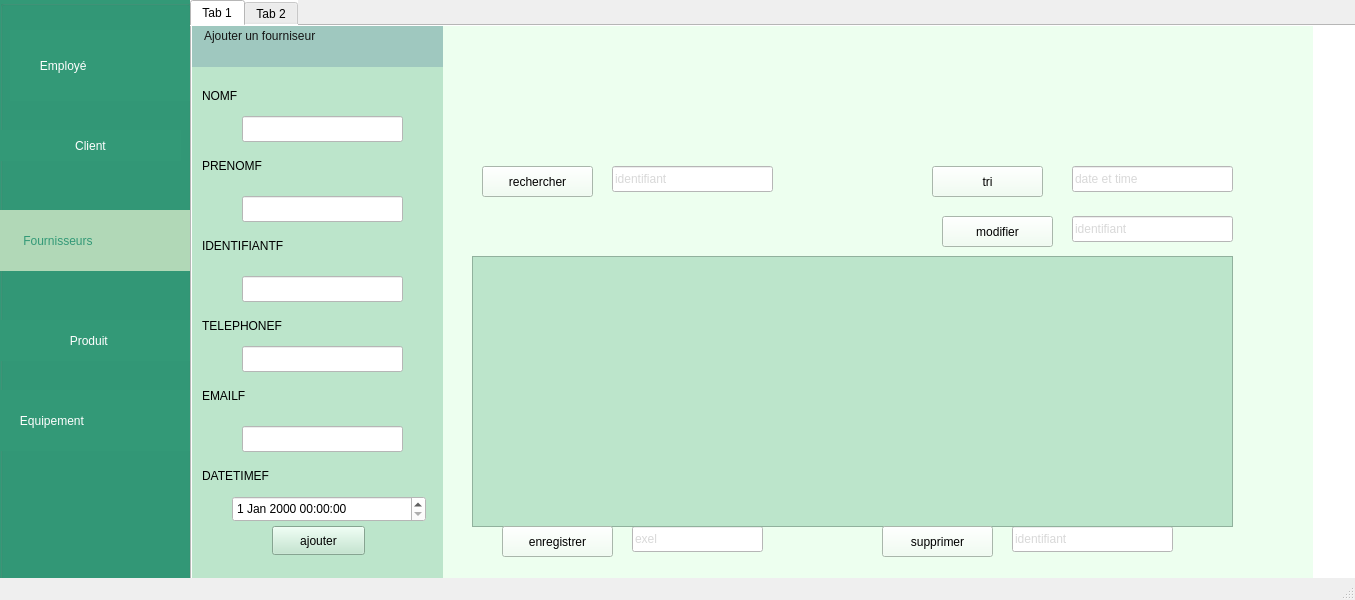
<?xml version="1.0" encoding="UTF-8"?>
<ui version="4.0">
 <class>MainWindow3</class>
 <widget class="QMainWindow" name="MainWindow3">
  <property name="geometry">
   <rect>
    <x>0</x>
    <y>0</y>
    <width>1355</width>
    <height>600</height>
   </rect>
  </property>
  <property name="windowTitle">
   <string>gestionFournisseur</string>
  </property>
  <widget class="QWidget" name="centralwidget">
   <widget class="QGroupBox" name="groupBox">
    <property name="geometry">
     <rect>
      <x>0</x>
      <y>0</y>
      <width>191</width>
      <height>601</height>
     </rect>
    </property>
    <property name="styleSheet">
     <string notr="true">background-color: rgb(51, 153, 119);</string>
    </property>
    <property name="title">
     <string/>
    </property>
    <widget class="QLabel" name="label_2">
     <property name="geometry">
      <rect>
       <x>10</x>
       <y>30</y>
       <width>201</width>
       <height>71</height>
      </rect>
     </property>
     <property name="styleSheet">
      <string notr="true">font: 14pt &quot;Baloo&quot;;
color: rgb(255, 255, 255);</string>
     </property>
     <property name="text">
      <string>         Employé</string>
     </property>
    </widget>
    <widget class="QLabel" name="label_8">
     <property name="geometry">
      <rect>
       <x>0</x>
       <y>210</y>
       <width>191</width>
       <height>61</height>
      </rect>
     </property>
     <property name="styleSheet">
      <string notr="true">font: 14pt &quot;Baloo&quot;;
background-color: rgb(177, 216, 183);
color: rgb(51, 153, 119);</string>
     </property>
     <property name="text">
      <string>       Fournisseurs</string>
     </property>
    </widget>
    <widget class="QLabel" name="label_4">
     <property name="geometry">
      <rect>
       <x>0</x>
       <y>390</y>
       <width>201</width>
       <height>61</height>
      </rect>
     </property>
     <property name="styleSheet">
      <string notr="true">font: 14pt &quot;Baloo&quot;;
color: rgb(255, 255, 255);</string>
     </property>
     <property name="text">
      <string>      Equipement</string>
     </property>
    </widget>
    <widget class="QPushButton" name="pushButtonB">
     <property name="geometry">
      <rect>
       <x>0</x>
       <y>130</y>
       <width>181</width>
       <height>31</height>
      </rect>
     </property>
     <property name="styleSheet">
      <string notr="true">QPushButton {
    visibility: hidden;
    border: none;
color:white;
font: 14pt &quot;Baloo&quot;;


}
QPushButton {
    display: none;
}</string>
     </property>
     <property name="text">
      <string>Client</string>
     </property>
    </widget>
    <widget class="QPushButton" name="pushButton_2">
     <property name="geometry">
      <rect>
       <x>-30</x>
       <y>320</y>
       <width>221</width>
       <height>41</height>
      </rect>
     </property>
     <property name="styleSheet">
      <string notr="true">QPushButton {
    visibility: hidden;
    border: none;
color:white;
font: 14pt &quot;Baloo&quot;;


}
QPushButton {
    display: none;
}</string>
     </property>
     <property name="text">
      <string>     Produit</string>
     </property>
    </widget>
   </widget>
   <widget class="QTabWidget" name="tabWidget">
    <property name="geometry">
     <rect>
      <x>190</x>
      <y>0</y>
      <width>1171</width>
      <height>651</height>
     </rect>
    </property>
    <property name="whatsThis">
     <string>&lt;html&gt;&lt;head/&gt;&lt;body&gt;&lt;p&gt;Fonctionalites&lt;/p&gt;&lt;/body&gt;&lt;/html&gt;</string>
    </property>
    <property name="styleSheet">
     <string notr="true">background-color: rgb(255, 255, 255);</string>
    </property>
    <property name="currentIndex">
     <number>0</number>
    </property>
    <widget class="QWidget" name="tab">
     <attribute name="title">
      <string>Tab 1</string>
     </attribute>
     <widget class="QWidget" name="widget_5" native="true">
      <property name="geometry">
       <rect>
        <x>0</x>
        <y>-10</y>
        <width>1121</width>
        <height>641</height>
       </rect>
      </property>
      <property name="styleSheet">
       <string notr="true">background-color: rgb(255, 255, 255);
background-color: rgb(237, 255, 239);</string>
      </property>
      <widget class="QWidget" name="widget_4" native="true">
       <property name="geometry">
        <rect>
         <x>0</x>
         <y>-10</y>
         <width>251</width>
         <height>611</height>
        </rect>
       </property>
       <property name="styleSheet">
        <string notr="true">background-color: rgb(177, 216, 183);
background-color: rgb(188, 229, 203);</string>
       </property>
       <widget class="QWidget" name="widget_6" native="true">
        <property name="geometry">
         <rect>
          <x>0</x>
          <y>0</y>
          <width>271</width>
          <height>61</height>
         </rect>
        </property>
        <property name="styleSheet">
         <string notr="true">background-color: rgb(159, 200, 191);
</string>
        </property>
        <widget class="QLabel" name="label_9">
         <property name="geometry">
          <rect>
           <x>12</x>
           <y>20</y>
           <width>191</width>
           <height>20</height>
          </rect>
         </property>
         <property name="styleSheet">
          <string notr="true">
font: 700 11pt &quot;Segoe UI&quot;;

color: rgb(26, 202, 167);
color: rgb(21, 21, 21);
</string>
         </property>
         <property name="text">
          <string>Ajouter un fourniseur</string>
         </property>
        </widget>
       </widget>
       <widget class="QLabel" name="label_10">
        <property name="geometry">
         <rect>
          <x>10</x>
          <y>460</y>
          <width>181</width>
          <height>20</height>
         </rect>
        </property>
        <property name="styleSheet">
         <string notr="true">font: 700 9pt &quot;Segoe UI&quot;;
font: 700 12pt &quot;Segoe UI&quot;;
</string>
        </property>
        <property name="text">
         <string>DATETIMEF</string>
        </property>
       </widget>
       <widget class="QLineEdit" name="lineEdit_nom">
        <property name="geometry">
         <rect>
          <x>50</x>
          <y>110</y>
          <width>161</width>
          <height>26</height>
         </rect>
        </property>
        <property name="styleSheet">
         <string notr="true">background-color: rgb(255, 255, 255);</string>
        </property>
       </widget>
       <widget class="QLabel" name="label_11">
        <property name="geometry">
         <rect>
          <x>10</x>
          <y>80</y>
          <width>181</width>
          <height>20</height>
         </rect>
        </property>
        <property name="styleSheet">
         <string notr="true">font: 700 9pt &quot;Segoe UI&quot;;
font: 700 12pt &quot;Segoe UI&quot;;
</string>
        </property>
        <property name="text">
         <string>NOMF</string>
        </property>
       </widget>
       <widget class="QLabel" name="label_13">
        <property name="geometry">
         <rect>
          <x>10</x>
          <y>380</y>
          <width>181</width>
          <height>20</height>
         </rect>
        </property>
        <property name="styleSheet">
         <string notr="true">font: 700 9pt &quot;Segoe UI&quot;;
font: 700 12pt &quot;Segoe UI&quot;;
</string>
        </property>
        <property name="text">
         <string>EMAILF</string>
        </property>
       </widget>
       <widget class="QLabel" name="label_14">
        <property name="geometry">
         <rect>
          <x>10</x>
          <y>310</y>
          <width>181</width>
          <height>20</height>
         </rect>
        </property>
        <property name="styleSheet">
         <string notr="true">font: 700 9pt &quot;Segoe UI&quot;;
font: 700 12pt &quot;Segoe UI&quot;;
</string>
        </property>
        <property name="text">
         <string>TELEPHONEF</string>
        </property>
       </widget>
       <widget class="QLabel" name="label_15">
        <property name="geometry">
         <rect>
          <x>10</x>
          <y>230</y>
          <width>181</width>
          <height>20</height>
         </rect>
        </property>
        <property name="styleSheet">
         <string notr="true">font: 700 9pt &quot;Segoe UI&quot;;
font: 700 12pt &quot;Segoe UI&quot;;
</string>
        </property>
        <property name="text">
         <string>IDENTIFIANTF</string>
        </property>
       </widget>
       <widget class="QLabel" name="label_16">
        <property name="geometry">
         <rect>
          <x>10</x>
          <y>150</y>
          <width>181</width>
          <height>20</height>
         </rect>
        </property>
        <property name="styleSheet">
         <string notr="true">font: 700 9pt &quot;Segoe UI&quot;;
font: 700 12pt &quot;Segoe UI&quot;;
</string>
        </property>
        <property name="text">
         <string>PRENOMF</string>
        </property>
       </widget>
       <widget class="QLineEdit" name="lineEdit_email">
        <property name="geometry">
         <rect>
          <x>50</x>
          <y>420</y>
          <width>161</width>
          <height>26</height>
         </rect>
        </property>
        <property name="styleSheet">
         <string notr="true">background-color: rgb(255, 255, 255);</string>
        </property>
       </widget>
       <widget class="QLineEdit" name="lineEdit_telephone">
        <property name="geometry">
         <rect>
          <x>50</x>
          <y>340</y>
          <width>161</width>
          <height>26</height>
         </rect>
        </property>
        <property name="styleSheet">
         <string notr="true">background-color: rgb(255, 255, 255);</string>
        </property>
       </widget>
       <widget class="QLineEdit" name="lineEdit_identifiant">
        <property name="geometry">
         <rect>
          <x>50</x>
          <y>270</y>
          <width>161</width>
          <height>26</height>
         </rect>
        </property>
        <property name="styleSheet">
         <string notr="true">background-color: rgb(255, 255, 255);</string>
        </property>
       </widget>
       <widget class="QLineEdit" name="lineEdit_prenom">
        <property name="geometry">
         <rect>
          <x>50</x>
          <y>190</y>
          <width>161</width>
          <height>26</height>
         </rect>
        </property>
        <property name="styleSheet">
         <string notr="true">background-color: rgb(255, 255, 255);</string>
        </property>
       </widget>
       <widget class="QDateTimeEdit" name="dateTimeEdit">
        <property name="geometry">
         <rect>
          <x>40</x>
          <y>490</y>
          <width>194</width>
          <height>26</height>
         </rect>
        </property>
        <property name="styleSheet">
         <string notr="true">background-color: rgb(255, 255, 255);</string>
        </property>
       </widget>
       <widget class="QPushButton" name="pushButton_ajouter">
        <property name="geometry">
         <rect>
          <x>80</x>
          <y>520</y>
          <width>93</width>
          <height>29</height>
         </rect>
        </property>
        <property name="text">
         <string>ajouter</string>
        </property>
       </widget>
      </widget>
      <widget class="QLineEdit" name="lineEdit_rechercher">
       <property name="geometry">
        <rect>
         <x>420</x>
         <y>150</y>
         <width>161</width>
         <height>26</height>
        </rect>
       </property>
       <property name="styleSheet">
        <string notr="true">background-color: rgb(255, 255, 255);
color: rgb(216, 216, 216);</string>
       </property>
       <property name="text">
        <string>identifiant</string>
       </property>
      </widget>
      <widget class="QLabel" name="label_19">
       <property name="geometry">
        <rect>
         <x>530</x>
         <y>540</y>
         <width>63</width>
         <height>41</height>
        </rect>
       </property>
       <property name="text">
        <string/>
       </property>
       <property name="pixmap">
        <pixmap>../../Downloads/interfacefourniseurvrai/Downloads/Screenshot_2024-10-05_225400-removebg-preview.png</pixmap>
       </property>
       <property name="scaledContents">
        <bool>true</bool>
       </property>
      </widget>
      <widget class="QLineEdit" name="lineEdit_supprimer">
       <property name="geometry">
        <rect>
         <x>820</x>
         <y>510</y>
         <width>161</width>
         <height>26</height>
        </rect>
       </property>
       <property name="styleSheet">
        <string notr="true">background-color: rgb(255, 255, 255);
color: rgb(216, 216, 216);</string>
       </property>
       <property name="text">
        <string>identifiant</string>
       </property>
      </widget>
      <widget class="QLabel" name="label_17">
       <property name="geometry">
        <rect>
         <x>280</x>
         <y>20</y>
         <width>771</width>
         <height>91</height>
        </rect>
       </property>
       <property name="text">
        <string/>
       </property>
       <property name="pixmap">
        <pixmap>../../Downloads/interfacefourniseurvrai/OneDrive - ESPRIT/Pictures/Screenshots/Screenshot 2024-10-06 205302.png</pixmap>
       </property>
       <property name="scaledContents">
        <bool>true</bool>
       </property>
      </widget>
      <widget class="QLineEdit" name="lineEdit_tri">
       <property name="geometry">
        <rect>
         <x>880</x>
         <y>150</y>
         <width>161</width>
         <height>26</height>
        </rect>
       </property>
       <property name="styleSheet">
        <string notr="true">background-color: rgb(255, 255, 255);
color: rgb(216, 216, 216);</string>
       </property>
       <property name="text">
        <string>date et time</string>
       </property>
      </widget>
      <widget class="QLineEdit" name="lineEdit_enregistrer">
       <property name="geometry">
        <rect>
         <x>440</x>
         <y>510</y>
         <width>131</width>
         <height>26</height>
        </rect>
       </property>
       <property name="styleSheet">
        <string notr="true">background-color: rgb(255, 255, 255);
color: rgb(216, 216, 216);</string>
       </property>
       <property name="text">
        <string>exel</string>
       </property>
      </widget>
      <widget class="QTableView" name="tableView">
       <property name="geometry">
        <rect>
         <x>280</x>
         <y>240</y>
         <width>761</width>
         <height>271</height>
        </rect>
       </property>
       <property name="styleSheet">
        <string notr="true">background-color: rgb(188,229,203);</string>
       </property>
      </widget>
      <widget class="QPushButton" name="pushButton_enregistrer">
       <property name="geometry">
        <rect>
         <x>310</x>
         <y>510</y>
         <width>111</width>
         <height>31</height>
        </rect>
       </property>
       <property name="styleSheet">
        <string notr="true">font: 700 12pt &quot;Segoe UI&quot;;
</string>
       </property>
       <property name="text">
        <string>enregistrer</string>
       </property>
      </widget>
      <widget class="QPushButton" name="pushButton_supprimer">
       <property name="geometry">
        <rect>
         <x>690</x>
         <y>510</y>
         <width>111</width>
         <height>31</height>
        </rect>
       </property>
       <property name="styleSheet">
        <string notr="true">font: 700 12pt &quot;Segoe UI&quot;;
</string>
       </property>
       <property name="text">
        <string>supprimer</string>
       </property>
      </widget>
      <widget class="QPushButton" name="pushButton_trier">
       <property name="geometry">
        <rect>
         <x>740</x>
         <y>150</y>
         <width>111</width>
         <height>31</height>
        </rect>
       </property>
       <property name="styleSheet">
        <string notr="true">font: 700 12pt &quot;Segoe UI&quot;;
</string>
       </property>
       <property name="text">
        <string>tri</string>
       </property>
      </widget>
      <widget class="QPushButton" name="pushButton_rechercher">
       <property name="geometry">
        <rect>
         <x>290</x>
         <y>150</y>
         <width>111</width>
         <height>31</height>
        </rect>
       </property>
       <property name="styleSheet">
        <string notr="true">font: 700 12pt &quot;Segoe UI&quot;;
</string>
       </property>
       <property name="text">
        <string>rechercher</string>
       </property>
      </widget>
      <widget class="QPushButton" name="pushButton_modifier">
       <property name="geometry">
        <rect>
         <x>750</x>
         <y>200</y>
         <width>111</width>
         <height>31</height>
        </rect>
       </property>
       <property name="styleSheet">
        <string notr="true">font: 700 12pt &quot;Segoe UI&quot;;
</string>
       </property>
       <property name="text">
        <string>modifier</string>
       </property>
      </widget>
      <widget class="QLineEdit" name="lineEdit_modifier">
       <property name="geometry">
        <rect>
         <x>880</x>
         <y>200</y>
         <width>161</width>
         <height>26</height>
        </rect>
       </property>
       <property name="styleSheet">
        <string notr="true">background-color: rgb(255, 255, 255);
color: rgb(216, 216, 216);</string>
       </property>
       <property name="text">
        <string>identifiant</string>
       </property>
      </widget>
     </widget>
    </widget>
    <widget class="QWidget" name="tab_2">
     <attribute name="title">
      <string>Tab 2</string>
     </attribute>
     <widget class="QWidget" name="widget_8" native="true">
      <property name="geometry">
       <rect>
        <x>0</x>
        <y>0</y>
        <width>1111</width>
        <height>721</height>
       </rect>
      </property>
      <property name="styleSheet">
       <string notr="true">background-color: rgb(255, 255, 255);
background-color: rgb(237, 255, 239);</string>
      </property>
      <widget class="QLabel" name="label_22">
       <property name="geometry">
        <rect>
         <x>30</x>
         <y>220</y>
         <width>471</width>
         <height>231</height>
        </rect>
       </property>
       <property name="text">
        <string/>
       </property>
       <property name="pixmap">
        <pixmap>../../Downloads/interfacefourniseur (3)/Downloads/photo statistique.png</pixmap>
       </property>
       <property name="scaledContents">
        <bool>true</bool>
       </property>
      </widget>
      <widget class="QLabel" name="label_23">
       <property name="geometry">
        <rect>
         <x>50</x>
         <y>180</y>
         <width>121</width>
         <height>20</height>
        </rect>
       </property>
       <property name="styleSheet">
        <string notr="true">font: 700 12pt &quot;Segoe UI&quot;;</string>
       </property>
       <property name="text">
        <string>Statistiques</string>
       </property>
      </widget>
      <widget class="Line" name="line">
       <property name="geometry">
        <rect>
         <x>540</x>
         <y>200</y>
         <width>20</width>
         <height>291</height>
        </rect>
       </property>
       <property name="styleSheet">
        <string notr="true">font: 700 10pt &quot;Segoe UI&quot;;</string>
       </property>
       <property name="orientation">
        <enum>Qt::Vertical</enum>
       </property>
      </widget>
      <widget class="QLabel" name="label_24">
       <property name="geometry">
        <rect>
         <x>10</x>
         <y>10</y>
         <width>1051</width>
         <height>141</height>
        </rect>
       </property>
       <property name="text">
        <string/>
       </property>
       <property name="pixmap">
        <pixmap>../../Downloads/interfacefourniseur (3)/OneDrive - ESPRIT/Pictures/Screenshots/Screenshot 2024-10-06 204147.png</pixmap>
       </property>
       <property name="scaledContents">
        <bool>true</bool>
       </property>
      </widget>
      <widget class="QLabel" name="label_12">
       <property name="geometry">
        <rect>
         <x>700</x>
         <y>300</y>
         <width>291</width>
         <height>181</height>
        </rect>
       </property>
       <property name="text">
        <string/>
       </property>
       <property name="pixmap">
        <pixmap>../../Downloads/interfacefourniseur (3)/OneDrive - ESPRIT/Pictures/Screenshots/Screenshot 2024-10-06 211958.png</pixmap>
       </property>
       <property name="scaledContents">
        <bool>true</bool>
       </property>
      </widget>
     </widget>
    </widget>
   </widget>
  </widget>
  <widget class="QStatusBar" name="statusbar"/>
 </widget>
 <resources/>
 <connections/>
</ui>
